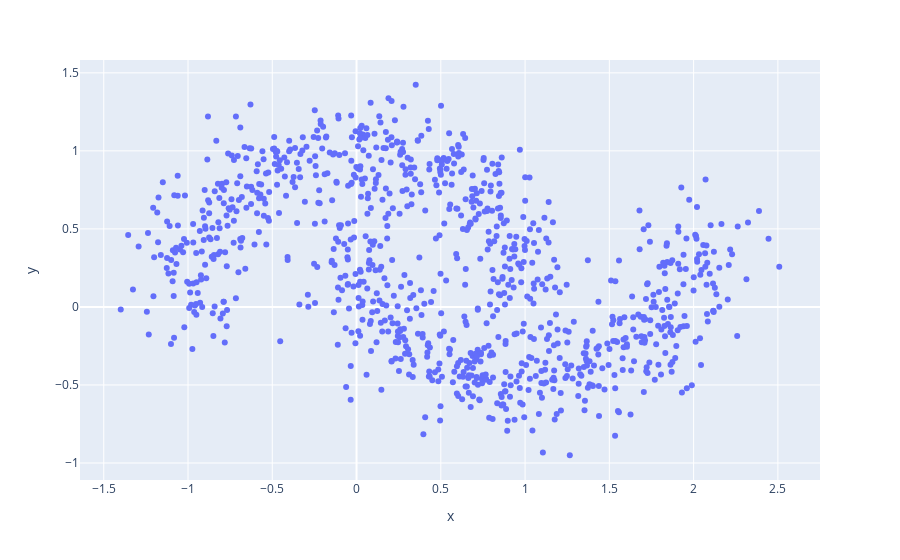

The notebook cell this image was saved under:
### Code cell
fig=px.scatter(x=X[:,0],y=X[:,1])
fig.show()

### Figure 1 — Plotly figure (JSON) as saved in the notebook; plotly's stock layout.template omitted (floating-point values rounded to 4 significant figures; data arrays with more than 128 entries replaced by an {"elided": "..."} marker saying what was removed)
{"data": [{"hovertemplate": "x=%{x}<br>y=%{y}<extra></extra>", "legendgroup": "", "marker": {"color": "#636efa", "symbol": "circle"}, "mode": "markers", "name": "", "orientation": "v", "showlegend": false, "type": "scatter", "x": {"elided": "1000 float values"}, "xaxis": "x", "y": {"elided": "1000 float values"}, "yaxis": "y"}], "layout": {"legend": {"tracegroupgap": 0}, "margin": {"t": 60}, "xaxis": {"anchor": "y", "domain": [0, 1], "title": {"text": "x"}}, "yaxis": {"anchor": "x", "domain": [0, 1], "title": {"text": "y"}}}}
